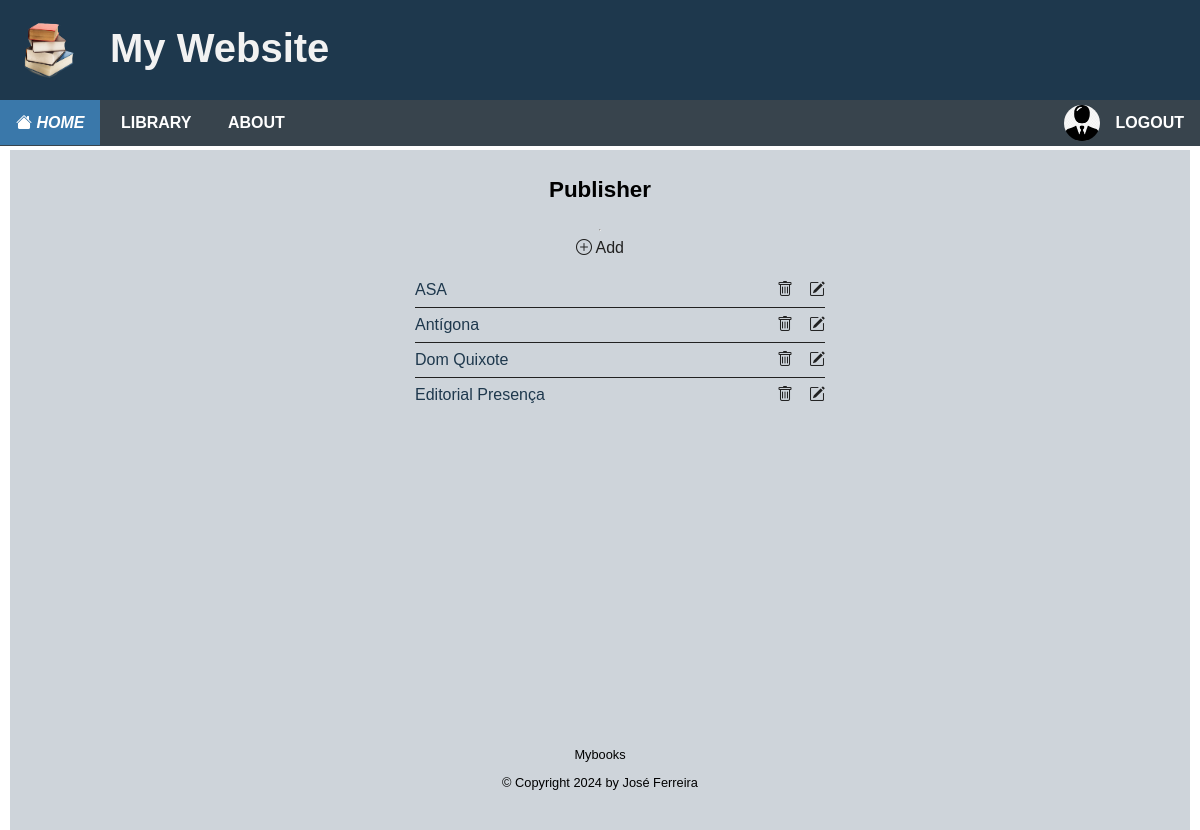
The app's page /publishers/ (signed in) with its own data.
### apps/accounts/models.py (models this page shows, shortened)
class Profile(models.Model):
    user = models.OneToOneField(User, on_delete=models.CASCADE)
    avatar = models.ImageField(default='avatar.jpg', upload_to=image_file_path)

### apps/books/models.py (models this page shows, shortened)
class Publisher(models.Model):
    name = models.CharField(max_length=255)
    description = models.TextField(max_length=500, null=True, blank=True)
    created_by = models.ForeignKey(User, on_delete=models.CASCADE, default=1)
    created = models.DateTimeField(auto_now_add=True)
    modified = models.DateTimeField(auto_now=True)
    class Meta:
        ordering = ["name"]

### apps/books/views.py (the view)
# urls.py: path('publishers/', views.PublisherList.as_view(),name='publisher-list'),
class PublisherList(LoginRequiredMixin, ListView):
    model = Publisher
    context_object_name = 'publishers'
    def get_context_data(self, **kwargs):
        context = super().get_context_data(**kwargs)
        context['publishers'] = context['publishers']
        return context

### templates/books/publisher_list.html
{% extends "base.html" %}
{% block content %}
<div class="center-panel">
	<h2>Publisher</h2>
	<hr>
	<div class="list-controls">
		<a href="{% url 'publisher-add' %}"><i class="bi bi-plus-circle"></i> Add</a>
	</div>
	{% if object_list %}
	<ul class="list">
		{% for publisher in object_list %}
			<li><a href="{%url 'publisher' publisher.id %}">{{ publisher.name }}</a>
				 <div  class="list-controls">
				 	<a href="{%url 'publisher-delete' publisher.id %}"><i class="bi bi-trash"></i></a>
					<a href="{%url 'publisher-update' publisher.id %}"><i class="bi bi-pencil-square"></i></a>
		         </div>
		    </li>
		{% endfor %}
	{% endif %}
	</ul>
</div>
{% endblock content %}

### templates/base.html (shortened to what this page needs)
{% load i18n %}
<!DOCTYPE html>
<html lang="en">
    <head>
        {%load static %}
        <link rel="stylesheet" href="{% static 'css/style.css' %}">
    </head>
    <body>
        <header class="header">
            <a href="#"><img class="logo" src="{% static 'images/logo.png' %}" alt="logo"></a>
            <h1>My Website</h1>
            <nav class="nav">
                <ul class="nav-menu">
                    {% if request.user.is_authenticated %}
                    <li class="nav-menu-item active"><a href="{% url 'home' %}"><i class="bi bi-house-fill"> Home </i></a></li>
                    {% else %}
                    <li class="nav-menu-item"><a href="{% url 'index' %}"><i class="bi bi-house-fill"> Home </i></a></li>
                    {% endif %}
                    {% if request.user.is_authenticated %}
                    <li class="nav-menu-item"><a href="{% url 'library-all' %}">Library</a>
                    </li>
                    {% endif %}
                    <li class="nav-menu-item"><a href="{% url 'about' %}">About</a>
                    {% if request.user.is_authenticated %}
                    <li class="nav-menu-item right">
                        <a href="{% url 'logout' %}?next=/" style="text-align: right;">
                            <img src="{{ user.profile.avatar.url }}" alt="{{ user.username }}" width="36" height="36"/>
                            <span>Logout</span>
                        </a>
                    {% else %}
                    <li class="nav-menu-item right"><a href="{% url 'login' %}">Login</a>
                        <ul class="nav-submenu">
                            <li class="nav-submenu-item"><a href="{% url 'register' %}">Join Now</a></li>
                        </ul>
                    </li>
                    {% endif %}
                </ul>
            </nav>
        </header>
        <main class="main">
            <div class="container">
                {%block content %}
                {%endblock content%}
            </div>
        </main>
        <footer class="footer">
            <div class="container">
                <p>Mybooks</p>
                <p>&copy; Copyright {% now "Y" %} by José Ferreira</p>
            </div>
        </footer>
    </body>
</html>

### static/css/style.css (style rules this page uses)
:root { --color-body: #ffffff; --color-header: #253f85; --color-nav: #38444d; --color-load-button: #2e6357; --color-container: #ced4da; --color-panel: #ced4da; --color-footer: #ced4da; --color-primary: #1e384d; --color-secondary: #38444d; --color-secondary-hover: #3a78aa; --color-tertiary: #e4ebf7; --color-tertiary-hover: #2691e9; --color-book-hover: #7599b6; --color-light: #f2f2f2; --color-grey: #888888; --color-dark-grey: #444444; --color-dark: #212121; --color-white: #ffffff; --color-star: #ffc900; --color-error: #cf1616; --color-warning: #ffc900; --color-info: #02a2b9; --color-success: #1ba345; --color-input: #0084a5; --color-danger: #cf1616; --border-radius: 5px; }
* { box-sizing: border-box; text-rendering: optimizeLegibility; }
html, body { height: 100%; }
body { margin: 0; font-family: Arial; padding: 10px; background: var(--color-body); }
h1 { font-size: 2rem; line-height: 1.5; }
h2 { font-size: 1.4rem; }
a { color: var(--color-primary); text-decoration: none; }
.container { width: 100%; padding: 0.5rem; }
.center-panel { display: flex; flex-direction: column; align-items: center; min-height: 70vh; max-width: 50vw; margin-left: auto; margin-right: auto; }
.footer { position: relative; top: 100px; padding: 20px; margin-top: 20px; font-size: 0.8rem; text-align: center; background: var(--color-footer); }
.header { position: fixed; top: 0; left: 0; margin: 0; width: 100%; height: 100px; list-style-type: none; margin: 0; padding: 0; z-index: 5; overflow: hidden; background: var(--color-primary); }
.header h1 { position: relative; margin: 18px; left: 30px; color: var(--color-light); font-size: 40px; }
.logo { padding-top: 15px; padding-left: 15px; width: 80px; height: 80px; float: left; }
.nav { position: fixed; top: 100px; left: 0; right: 0; width: 100%; height: 46px; list-style-type: none; margin: 0 auto; padding: 0; z-index: 5; overflow: visible; background-color: var(--color-secondary); }
nav ul { list-style: none; padding-left: 0; margin-top: 0; margin-bottom: 0; background-color: var(--color-secondary); }
.nav a { display: block; padding: 0 16px; line-height: inherit; cursor: pointer; color: white; text-decoration: none; }
.nav-menu { line-height: 45px; font-weight: 700; text-transform: uppercase; }
.nav-menu-item { display: inline-block; position: relative; background-color: var(--color-secondary); }
.nav-menu-item.active { background-color: var(--color-secondary-hover); }
.nav-menu-item img { border-radius: 25px; float: left; margin: 5px 16px; }
.main { position: relative; top: 140px; left: 0; margin: 0; padding: 0; z-index: 1; background-color: var(--color-container); }
.list { list-style: none; width: 100%; max-width: 450px; }
.list li { display: flex; justify-content: space-between; align-items: center; width: 100%; border-bottom: solid 1px var(--color-dark); padding: 0.5rem 0; }
.list li:last-of-type { border-bottom: none; }
.list-controls { display: flex; justify-content: space-between; gap: 1rem; }
.list-controls a { color: var(--color-dark); }

### records on screen
Publisher: name "ASA"
Publisher: name "Antígona"
Publisher: name "Dom Quixote"
Publisher: name "Editorial Presença"
